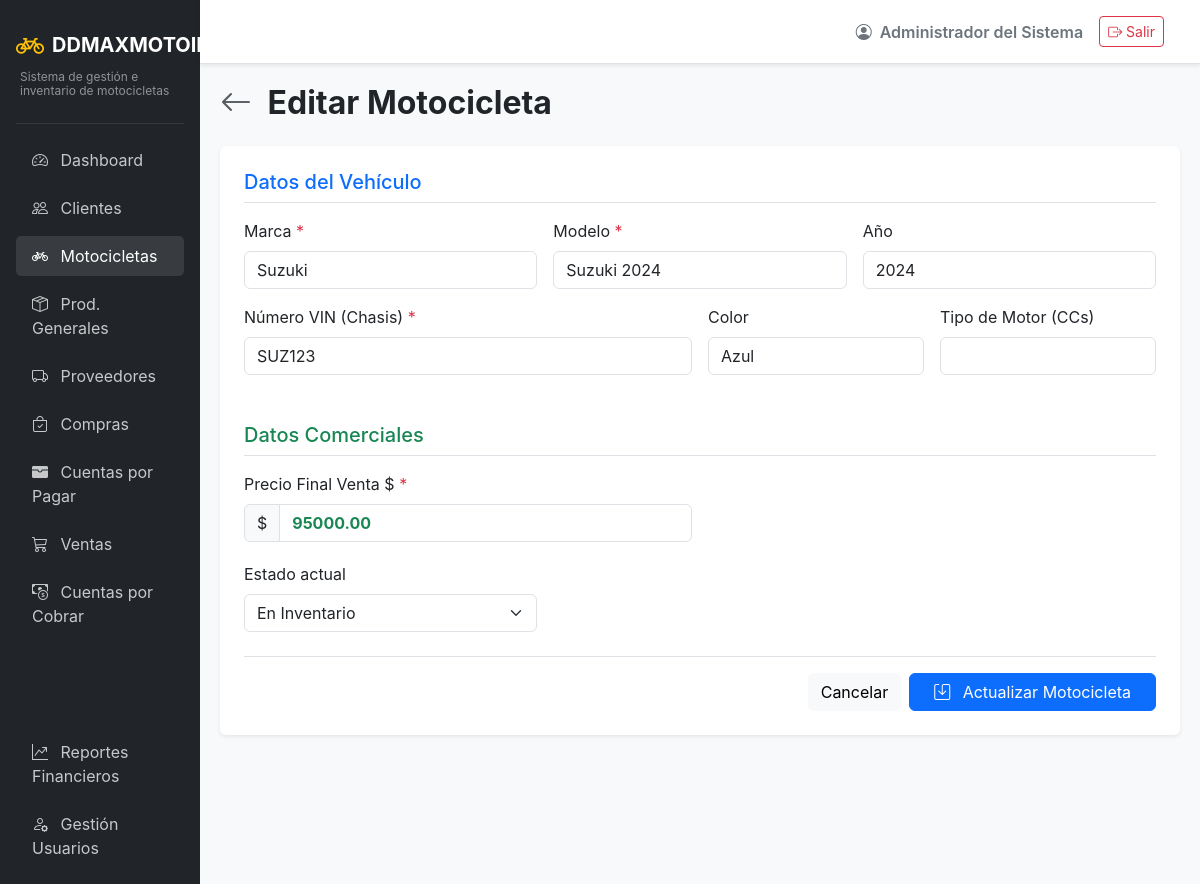
The page /inventory/edit/2 (signed in) on the database its author committed.
### app/models/auth.py (models this page shows, shortened)
class Usuarios(UserMixin, db.Model):
    __tablename__ = 'usuarios'
    id = db.Column(db.Integer, primary_key=True)
    usuario = db.Column(db.String(50), unique=True, nullable=False)
    password_hash = db.Column(db.String(255), nullable=False)
    rol_id = db.Column(db.Integer, db.ForeignKey('roles.id'), nullable=False)
    estado = db.Column(db.String(20), default='activo') # activo/inactivo
    nombre = db.Column(db.String(100), nullable=False)
    created_at = db.Column(db.DateTime, default=datetime.utcnow)
    updated_at = db.Column(db.DateTime, default=datetime.utcnow, onupdate=datetime.utcnow)

### app/models/entities.py (models this page shows)
class Motocicletas(db.Model):
    __tablename__ = 'motocicletas'
    id = db.Column(db.Integer, primary_key=True)
    producto_id = db.Column(db.Integer, db.ForeignKey('productos.id'), nullable=False)
    vin = db.Column(db.String(50), unique=True, nullable=False)
    marca = db.Column(db.String(100), nullable=False)
    modelo = db.Column(db.String(100), nullable=False)
    año = db.Column(db.Integer, nullable=False)
    color = db.Column(db.String(50))
    tipo_motor = db.Column(db.String(100))
    estado = db.Column(db.String(20), default='en inventario')
    created_at = db.Column(db.DateTime, default=datetime.utcnow)
    updated_at = db.Column(db.DateTime, default=datetime.utcnow, onupdate=datetime.utcnow)

class Productos(db.Model):
    __tablename__ = 'productos'
    id = db.Column(db.Integer, primary_key=True)
    nombre = db.Column(db.String(150), nullable=False)
    categoria_id = db.Column(db.Integer, db.ForeignKey('categorias_producto.id'), nullable=False)
    precio = db.Column(db.Numeric(10, 2), nullable=False)
    stock = db.Column(db.Integer, default=0)
    estado = db.Column(db.String(20), default='disponible')
    created_at = db.Column(db.DateTime, default=datetime.utcnow)
    motocicleta = db.relationship('Motocicletas', backref='producto', uselist=False)

### app/routes/inventory.py (the view, shortened to what this page needs)
@inventory_bp.route('/edit/<int:id>', methods=['GET', 'POST'])
def edit_motorcycle(id):
    motocicleta = db.session.get(Motocicletas, id)
    if not motocicleta:
        flash('Motocicleta no encontrada en el inventario.', 'danger')
        return redirect(url_for('inventory.list_motorcycles'))
    return render_template('inventory/form.html', motocicleta=motocicleta)

### app/models/auth.py (called while the page is built)
@login_manager.user_loader
def load_user(user_id):
    return db.session.get(Usuarios, int(user_id))

### app/templates/inventory/form.html (shortened to what this page needs)
{% extends "base.html" %}
{% block content %}
<div class="d-flex justify-content-between align-items-center mb-4">
    <h2 class="fw-bold mb-0">
        <a href="{{ url_for('inventory.list_motorcycles') }}" class="text-decoration-none text-muted me-2"><i class="bi bi-arrow-left"></i></a>
        {{ 'Editar Motocicleta' if motocicleta else 'Nueva Motocicleta' }}
    </h2>
</div>
<div class="card shadow-sm border-0">
    <div class="card-body p-4">
        <form method="POST" action="{{ url_for('inventory.edit_motorcycle', id=motocicleta.id) if motocicleta else url_for('inventory.create_motorcycle') }}">
            <h5 class="mb-3 text-primary border-bottom pb-2">Datos del Vehículo</h5>
            <div class="row g-3">
                <div class="col-md-4">
                    <label for="marca" class="form-label">Marca <span class="text-danger">*</span></label>
                    <input type="text" class="form-control" id="marca" name="marca" value="{{ motocicleta.marca if motocicleta else '' }}" required>
                </div>
                <div class="col-md-4">
                    <label for="modelo" class="form-label">Modelo <span class="text-danger">*</span></label>
                    <input type="text" class="form-control" id="modelo" name="modelo" value="{{ motocicleta.modelo if motocicleta else '' }}" required>
                </div>
                <div class="col-md-4">
                    <label for="año" class="form-label">Año</label>
                    <input type="number" min="1900" max="2100" class="form-control" id="año" name="año" value="{{ motocicleta.año if motocicleta else '' }}">
                </div>
                <div class="col-md-6">
                    <label for="vin" class="form-label">Número VIN (Chasis) <span class="text-danger">*</span></label>
                    <input type="text" class="form-control text-uppercase" id="vin" name="vin" value="{{ motocicleta.vin if motocicleta else '' }}" required>
                </div>
                <div class="col-md-3">
                    <label for="color" class="form-label">Color</label>
                    <input type="text" class="form-control" id="color" name="color" value="{{ motocicleta.color if motocicleta else '' }}">
                </div>
                <div class="col-md-3">
                    <label for="tipo_motor" class="form-label">Tipo de Motor (CCs)</label>
                    <input type="text" class="form-control" id="tipo_motor" name="tipo_motor" value="{{ motocicleta.tipo_motor if motocicleta else '' }}">
                </div>
            </div>
            <h5 class="mb-3 text-success border-bottom pb-2 mt-5">Datos Comerciales</h5>
            <div class="row g-3">
                <div class="col-md-6">
                    <label for="precio" class="form-label">Precio Final Venta $ <span class="text-danger">*</span></label>
                    <div class="input-group">
                        <span class="input-group-text">$</span>
                        <input type="number" step="0.01" min="0" class="form-control fw-bold text-success" id="precio" name="precio" value="{{ "%.2f"|format(motocicleta.producto.precio) if motocicleta and motocicleta.producto else '' }}" required>
                    </div>
                </div>
            </div>
            <div class="row g-3 mt-1">
                <div class="col-md-4">
                    <label for="estado" class="form-label">Estado actual</label>
                    <select class="form-select" id="estado" name="estado">
                        <option value="en inventario" {{ 'selected' if motocicleta and motocicleta.estado == 'en inventario' else '' }}>En Inventario</option>
                    </select>
                </div>
            </div>
            <div class="d-flex justify-content-end mt-4 pt-3 border-top">
                <a href="{{ url_for('inventory.list_motorcycles') }}" class="btn btn-light me-2">Cancelar</a>
                <button type="submit" class="btn btn-primary px-4">
                    <i class="bi bi-save me-2"></i> {{ 'Actualizar Motocicleta' if motocicleta else 'Registrar Motocicleta' }}
                </button>
            </div>
</form>
    </div>
</div>
{% endblock %}

### app/templates/base.html (shortened to what this page needs)
<!DOCTYPE html>
<html lang="es">
<head>
    <link href="https://cdn.jsdelivr.net/npm/bootstrap@5.3.2/dist/css/bootstrap.min.css" rel="stylesheet">
    <link href="https://cdn.jsdelivr.net/npm/bootstrap-icons@1.11.1/font/bootstrap-icons.css" rel="stylesheet">
</head>
<body>
    <div class="container-fluid p-0">
        <div class="row g-0">
            <div class="col-md-2 sidebar d-none d-md-block p-3">
                <a href="{{ url_for('main.dashboard') }}" class="text-decoration-none d-flex flex-column mb-4 mt-2">
                    <div class="d-flex align-items-center">
                        <i class="bi bi-bicycle fs-3 text-warning me-2"></i>
                        <span class="fs-5 text-white fw-bold">DDMAXMOTOIMPORT</span>
                    </div>
                    <div class="text-white-50 mt-1 ps-1" style="font-size: 0.75rem; line-height: 1.2;">Sistema de gestión e inventario de motocicletas</div>
                </a>
                <hr class="text-secondary">
                <ul class="nav flex-column gap-2">
                    <li class="nav-item">
                        <a class="nav-link {% if request.endpoint and request.endpoint.startswith('main.') %}active{% endif %}" href="{{ url_for('main.dashboard') }}">
                            <i class="bi bi-speedometer2 me-2"></i> Dashboard
                        </a>
                    </li>
                    <li class="nav-item">
                        <a class="nav-link {% if request.endpoint and request.endpoint.startswith('clients.') %}active{% endif %}" href="{{ url_for('clients.list_clients') }}">
                            <i class="bi bi-people me-2"></i> Clientes
                        </a>
                    </li>
                    <li class="nav-item">
                        <a class="nav-link {% if request.endpoint and request.endpoint.startswith('inventory.') and 'product' not in request.endpoint %}active{% endif %}" href="{{ url_for('inventory.list_motorcycles') }}">
                            <i class="bi bi-bicycle me-2"></i> Motocicletas
                        </a>
                    </li>
                    <li class="nav-item">
                        <a class="nav-link {% if request.endpoint and request.endpoint.startswith('inventory.') and 'product' in request.endpoint %}active{% endif %}" href="{{ url_for('inventory.list_products') }}">
                            <i class="bi bi-box-seam me-2"></i> Prod. Generales
                        </a>
                    </li>
                    <li class="nav-item">
                        <a class="nav-link {% if request.endpoint and request.endpoint.startswith('suppliers.') %}active{% endif %}" href="{{ url_for('suppliers.list_suppliers') }}">
                            <i class="bi bi-truck me-2"></i> Proveedores
                        </a>
                    </li>
                    <li class="nav-item">
                        <a class="nav-link {% if request.endpoint and request.endpoint.startswith('purchases.') %}active{% endif %}" href="{{ url_for('purchases.list_purchases') }}">
                            <i class="bi bi-bag-check me-2"></i> Compras
                        </a>
                    </li>
                    <li class="nav-item">
                        <a class="nav-link {% if request.endpoint and request.endpoint.startswith('payables.') %}active{% endif %}" href="{{ url_for('payables.list_accounts') }}">
                            <i class="bi bi-wallet-fill me-2"></i> Cuentas por Pagar
                        </a>
                    </li>
                    <li class="nav-item">
                        <a class="nav-link {% if request.endpoint and request.endpoint.startswith('sales.') %}active{% endif %}" href="{{ url_for('sales.list_sales') }}">
                            <i class="bi bi-cart3 me-2"></i> Ventas
                        </a>
                    </li>
                    <li class="nav-item">
                        <a class="nav-link {% if request.endpoint and request.endpoint.startswith('accounts.') %}active{% endif %}" href="{{ url_for('accounts.list_accounts') }}">
                            <i class="bi bi-cash-coin me-2"></i> Cuentas por Cobrar
                        </a>
                    </li>
                    {% if current_user.is_authenticated and current_user.rol.nombre|upper in ['ADMIN', 'ADMINISTRADOR'] %}
                    <li class="nav-item mt-3">
                        <span class="nav-link text-uppercase small fw-bold text-muted" style="letter-spacing: 1px;">Operaciones Admin</span>
                    </li>
                    <li class="nav-item">
                        <a class="nav-link {% if request.endpoint and request.endpoint.startswith('reports.') %}active{% endif %}" href="{{ url_for('reports.sales_report') }}">
                            <i class="bi bi-graph-up-arrow me-2"></i> Reportes Financieros
                        </a>
                    </li>
                    <li class="nav-item">
                        <a class="nav-link" href="#" onclick="alert('Módulo de usuarios en desarrollo'); return false;">
                            <i class="bi bi-person-gear me-2"></i> Gestión Usuarios
                        </a>
                    </li>
                    {% endif %}
                </ul>
            </div>
            <div class="col-md-10 d-flex flex-column vh-100">
                <nav class="navbar navbar-expand-lg navbar-light bg-white border-bottom shadow-sm px-4 py-3">
                    <div class="container-fluid">
                        <div class="ms-auto d-flex align-items-center">
                            <span class="me-3 fw-semibold text-secondary">
                                <i class="bi bi-person-circle me-1"></i> {{ current_user.nombre }}
                            </span>
                            <a href="{{ url_for('auth.logout') }}" class="btn btn-outline-danger btn-sm">
                                <i class="bi bi-box-arrow-right"></i> Salir
                            </a>
                        </div>
                    </div>
                </nav>
                <main class="content-area flex-grow-1 overflow-auto">
                    {% block content %}{% endblock %}
                </main>
            </div>
        </div>
    </div>
</body>
</html>

### app/templates/base.html (style rules this page uses)
body { background-color: #f8f9fa; font-family: 'Inter', sans-serif; }
.sidebar { background-color: #212529; min-height: 100vh; color: #fff; }
.sidebar .nav-link { color: rgba(255,255,255,.75); transition: 0.3s; }
.sidebar .nav-link:hover, .sidebar .nav-link.active { color: #fff; background: rgba(255,255,255,.1); border-radius: 5px; }
.content-area { padding: 20px; }

### rows shown on the page
Usuarios: nombre "Administrador del Sistema"
Motocicletas: marca "Suzuki", modelo "Suzuki 2024", año "2024", vin "SUZ123", color "Azul"
Productos: precio "95000.00"

### other values the page prints
{{ 'Editar Motocicleta' if motocicleta else 'Nueva Motocicleta' }} "Editar Motocicleta"
{{ 'Actualizar Motocicleta' if motocicleta else 'Registrar Motocicleta' }} "Actualizar Motocicleta"
